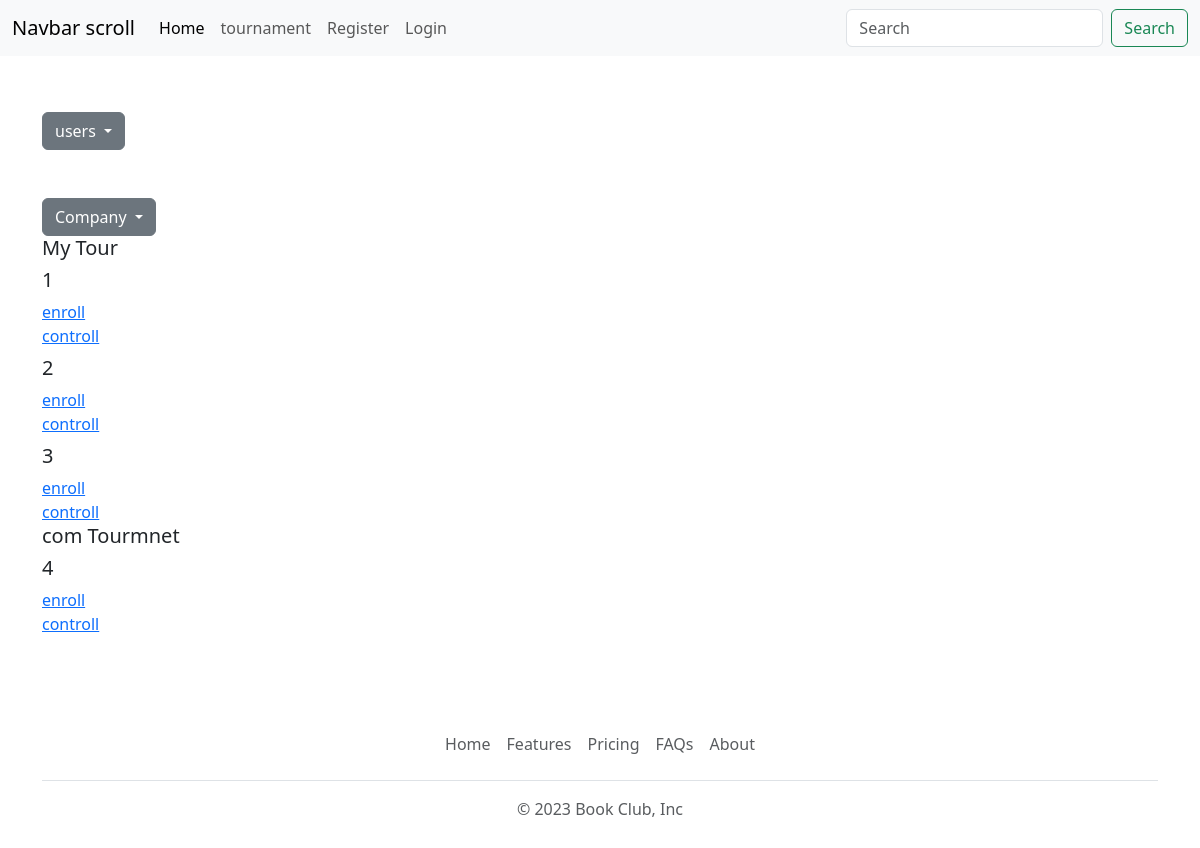
Screenshot of /accounts/user_admin/ with the database file from the repository.
### tournament/models.py (models this page shows, shortened)
class Tournament(models.Model):
    user_choices = ((4, "4"), (8, "8"),(16,'16'),(32,'32'))
    user_choices_games = ((1, "Chess"), (2, "Takken"),(3,'x&o'),(4,'Call Of Duty'),(5,'FIFA24'))
    user_choices_trophy = ((1000, "Bronze"), (2000, "Sliver"),(3000,'Gold'))
    name = models.CharField(max_length=100)
    number_of_players = models.IntegerField(choices=user_choices, default=1)
    game = models.IntegerField(choices=user_choices_games, default=1)
    trophy_for_tournament = models.IntegerField(choices=user_choices_trophy, default=1000)
    owner = models.ForeignKey(Profile, on_delete=models.CASCADE, related_name='owned_tournaments')
    winner = models.ForeignKey(Profile, on_delete=models.CASCADE, related_name='won_tournament', null=True, blank=True, default=None)

### accounts/views.py (the view)
# urls.py: path("user_admin/", views.user_admin_view, name="user_admin_view"),
def user_admin_view(request: HttpRequest):
     users = User.objects.all()
     profiles= Profile.objects.all()
     touremnts=Tournament.objects.all()
     return render(request, "accounts/user_admin.html",context = {"users" :users ,"profiles":profiles,"touremnts":touremnts})

### accounts/templates/accounts/user_admin.html (shortened to what this page needs)
{% extends 'main/base.html' %}
{% block content %}
<div class="row">
  <div class="dropdown  pt-5">
    <button class="btn btn-secondary dropdown-toggle" type="button" data-bs-toggle="dropdown" aria-expanded="false">
      users
    </button>
  </div>
<div class="dropdown  pt-5">
    <button class="btn btn-secondary dropdown-toggle" type="button" data-bs-toggle="dropdown" aria-expanded="false">
      Company
    </button>
  </div>
</div>
  {% for tourmnet in touremnts  %}
    <h5>{{tourmnet.name}}</h5>
    <h5>{{tourmnet.id}}</h5>
    <a href="{% url 'tournament:enroll_view' tourmnet.id %}"> enroll </a>
    <br>
    <a href="{% url 'tournament:tournament_controll' tourmnet.id %}"> controll </a>
    {% endfor %}
{% endblock%}

### rows the page displays
Tournament: name "My Tour", id "1"
Tournament: id "2"
Tournament: id "3"
Tournament: name "com Tourmnet", id "4"
